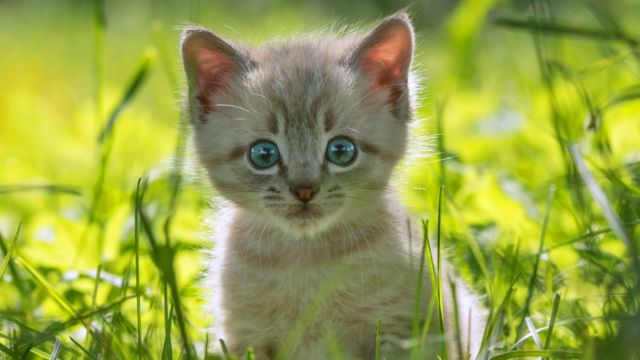
#> input picture kedi.jpg, 640 x 360 px
$ python 'agirlik-toplama(2).py'
#> lines starting #> are read from the running program, lines starting #| are printed output that depends on the picture
import cv2

resim1=cv2.imread("kedi.jpg")
#> resim1 is the input picture: shape (360, 640, 3); mean B, G, R 72.6, 162.5, 151.5
resim2=cv2.imread("kopek.jpg")
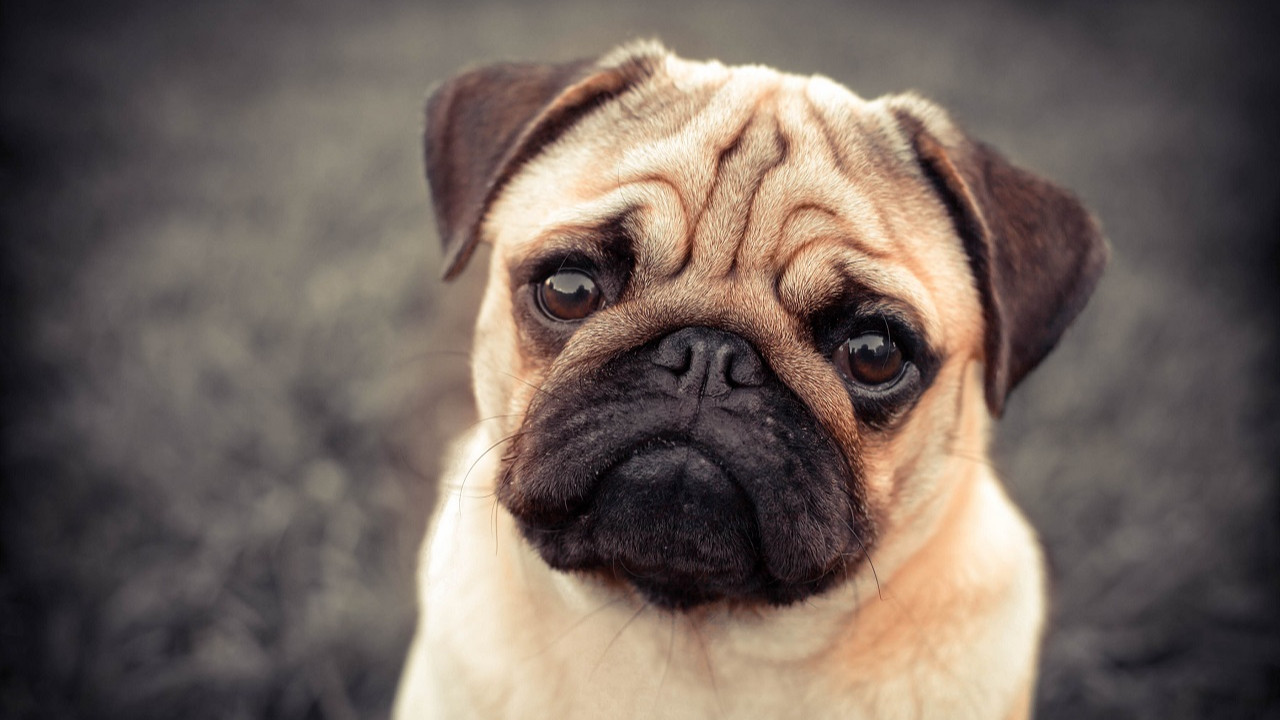
#> input picture kopek.jpg, 1280 x 720 px
#> resim2 is the input picture: shape (720, 1280, 3); mean B, G, R 93.9, 101.2, 114.5
cv2.imshow("kop",resim2)
resim1=cv2.resize(resim1,(100,100))
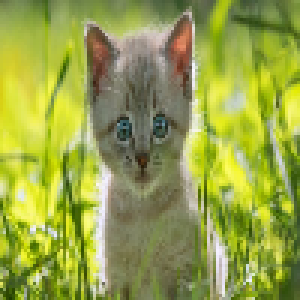
#> resim1: shape (100, 100, 3) (shown 3 times larger); mean B, G, R 72.4, 162.3, 151.3
resim2=cv2.resize(resim2,(100,100))
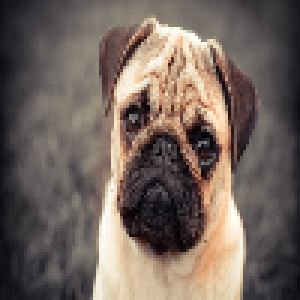
#> resim2: shape (100, 100, 3) (shown 3 times larger); mean B, G, R 93.9, 101.2, 114.5
toplam=resim1[:,:]*0.9+resim2[:,:]*0.1
cv2.imshow("res",toplam)
cv2.waitKey(0)
cv2.destroyAllWindows()
